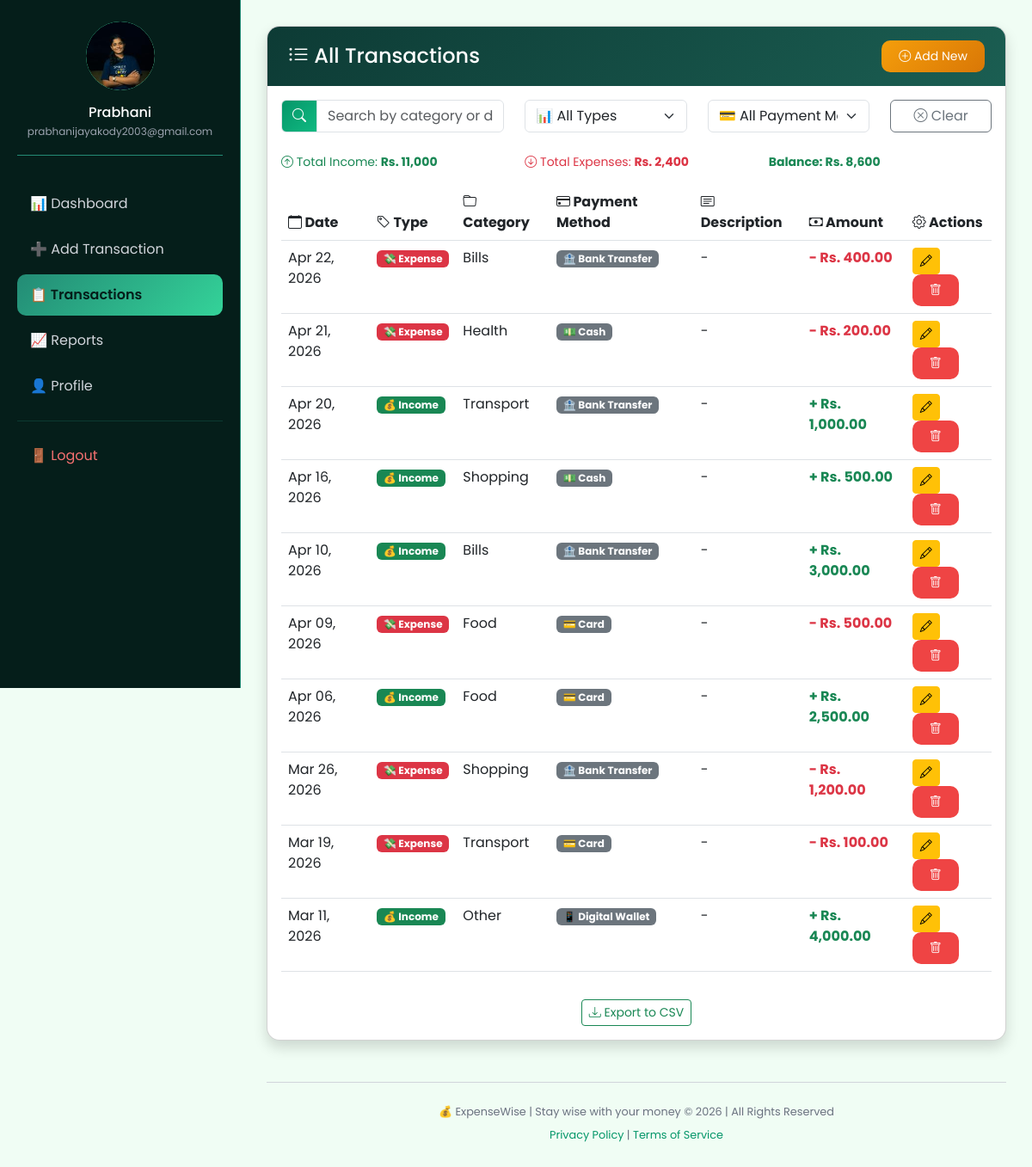
Screenshot of /transactions/list/ (signed in) with the database file from the repository.
### accounts/models.py (models this page shows, shortened)
class Profile(models.Model):
    user = models.OneToOneField(User, on_delete=models.CASCADE)
    profile_picture = models.ImageField(
        default='default.jpg',
        upload_to='profile_pics',
        null=True,
        blank=True
    )
    bio = models.TextField(max_length=500, blank=True, default='')
    phone = models.CharField(max_length=15, blank=True, default='')
    address = models.CharField(max_length=200, blank=True, default='')

### transactions/models.py (models this page shows, shortened)
class Transaction(models.Model):
    TYPE_CHOICES = [
        ('income', 'Income'),
        ('expense', 'Expense'),
    ]
    PAYMENT_CHOICES = [
        ('Cash', '💵 Cash'),
        ('Card', '💳 Card'),
        ('Bank Transfer', '🏦 Bank Transfer'),
        ('Digital Wallet', '📱 Digital Wallet'),
        ('Loan/Credit', '🏦 Loan/Credit'),
        ('Other', '📝 Other'),
    ]
    user = models.ForeignKey(User, on_delete=models.CASCADE)
    type = models.CharField(max_length=10, choices=TYPE_CHOICES)
    amount = models.DecimalField(max_digits=10, decimal_places=2)
    category = models.ForeignKey(Category, on_delete=models.SET_NULL, null=True)
    payment_method = models.CharField(max_length=50, choices=PAYMENT_CHOICES, blank=True, null=True, default='Cash')
    description = models.TextField(blank=True)
    date = models.DateField()
    created_at = models.DateTimeField(auto_now_add=True)

class Category(models.Model):
    name = models.CharField(max_length=100)

### transactions/views.py (the view)
# urls.py: path('list/', views.transaction_list, name='transaction_list'),
@login_required
def transaction_list(request):
    transactions = Transaction.objects.filter(user=request.user).order_by('-date')
    return render(request, 'transactions/list.html', {'transactions': transactions})

### transactions/templates/transactions/list.html (shortened to what this page needs)
{% extends 'side_bar.html' %}
{% load humanize %}
{% block dashboard_content %}
<div class="card shadow">
    <div class="card-header d-flex justify-content-between align-items-center">
        <h4 class="mb-0"><i class="bi bi-list-ul"></i> All Transactions</h4>
        <a href="{% url 'add_transaction' %}" class="btn btn-primary btn-sm">
            <i class="bi bi-plus-circle"></i> Add New
        </a>
    </div>
    <div class="card-body">
        <div class="row mb-4">
            <div class="col-md-4">
                <div class="input-group">
                    <span class="input-group-text" style="background: linear-gradient(135deg, #059669, #10b981); color: white;">
                        <i class="bi bi-search"></i>
                    </span>
                    <input type="text" id="searchInput" class="form-control" placeholder="Search by category or description...">
                </div>
            </div>
            <div class="col-md-3">
                <select id="typeFilter" class="form-select">
                    <option value="all">📊 All Types</option>
                </select>
            </div>
            <div class="col-md-3">
                <select id="paymentFilter" class="form-select">
                    <option value="all">💳 All Payment Methods</option>
                </select>
            </div>
            <div class="col-md-2">
                <button id="clearFilters" class="btn btn-outline-secondary w-100">
                    <i class="bi bi-x-circle"></i> Clear
                </button>
            </div>
        </div>
        <div class="row mb-3">
            <div class="col-md-4">
                <div class="small text-success">
                    <i class="bi bi-arrow-up-circle"></i> Total Income: <strong id="filteredIncome">Rs. 0</strong>
                </div>
            </div>
            <div class="col-md-4">
                <div class="small text-danger">
                    <i class="bi bi-arrow-down-circle"></i> Total Expenses: <strong id="filteredExpense">Rs. 0</strong>
                </div>
            </div>
            <div class="col-md-4">
                <div class="small fw-bold" id="filteredBalance">
                </div>
            </div>
        </div>
        <div class="table-responsive">
            <table class="table table-hover" id="transactionsTable">
                <thead style="background: linear-gradient(135deg, #0D3B35, #1B5E52); color: white;">
                    <tr>
                        <th><i class="bi bi-calendar"></i> Date</th>
                        <th><i class="bi bi-tag"></i> Type</th>
                        <th><i class="bi bi-folder"></i> Category</th>
                        <th><i class="bi bi-credit-card"></i> Payment Method</th>
                        <th><i class="bi bi-card-text"></i> Description</th>
                        <th><i class="bi bi-cash"></i> Amount</th>
                        <th><i class="bi bi-gear"></i> Actions</th>
                    </tr>
                </thead>
                <tbody>
                    {% for t in transactions %}
                    <tr data-type="{{ t.type }}" data-category="{{ t.category.name|lower }}" data-description="{{ t.description|lower }}" data-date="{{ t.date|date:'Y-m-d' }}" data-amount="{{ t.amount }}" data-payment="{{ t.payment_method }}">
                        <td>{{ t.date|date:"M d, Y" }}</td>
                        <td>
                            {% if t.type == 'income' %}
                                <span class="badge bg-success">💰 Income</span>
                            {% else %}
                                <span class="badge bg-danger">💸 Expense</span>
                            {% endif %}
                        </td>
                        <td>{{ t.category.name|default:"-" }}</td>
                        <td>
                            {% if t.payment_method %}
                                <span class="badge bg-secondary">
                                    {% if t.payment_method == 'Cash' %}💵
                                    {% elif t.payment_method == 'Card' %}💳
                                    {% elif t.payment_method == 'Bank Transfer' %}🏦
                                    {% elif t.payment_method == 'Digital Wallet' %}📱
                                    {% elif t.payment_method == 'Loan/Credit' %}🏦
                                    {% else %}📝
                                    {% endif %}
                                    {{ t.payment_method }}
                                </span>
                            {% else %}
                                <span class="badge bg-secondary">📝 Not specified</span>
                            {% endif %}
                        </td>
                        <td>{{ t.description|default:"-"|truncatechars:30 }}</td>
                        <td class="{% if t.type == 'income' %}text-success{% else %}text-danger{% endif %} fw-bold">
                            {% if t.type == 'income' %}+{% else %}-{% endif %} Rs. {{ t.amount|floatformat:2|intcomma }}
                        </td>
                        <td>
                            <a href="{% url 'edit_transaction' t.pk %}" class="btn btn-warning btn-sm" title="Edit">
                                <i class="bi bi-pencil"></i>
                            </a>
                            <a href="{% url 'delete_transaction' t.pk %}" class="btn btn-danger btn-sm" title="Delete">
                                <i class="bi bi-trash"></i>
                            </a>
                        </td>
                    </tr>
                    {% endfor %}
                </tbody>
            </table>
        </div>
        <div class="text-center mt-3">
            <button id="exportBtn" class="btn btn-outline-success btn-sm">
                <i class="bi bi-download"></i> Export to CSV
            </button>
        </div>
    </div>
</div>
{% endblock %}

### templates/side_bar.html (shortened to what this page needs)
<!DOCTYPE html>
<html lang="en">
<head>
    <link href="https://cdn.jsdelivr.net/npm/bootstrap@5.3.0-alpha1/dist/css/bootstrap.min.css" rel="stylesheet">
    <link rel="stylesheet" href="https://cdn.jsdelivr.net/npm/bootstrap-icons@1.11.1/font/bootstrap-icons.css">
</head>
<body>
    <div class="sidebar">
        <div class="sidebar-header" onclick="location.href='{% url 'profile' %}'">
            <div class="avatar">
            {% if user.profile.profile_picture and user.profile.profile_picture.name != 'default.jpg' %}
                <img src="{{ user.profile.profile_picture.url }}" alt="Profile">
            {% else %}
                <i class="bi bi-person-circle"></i>
            {% endif %}
            </div>
            <h5>{{ user.username }}</h5>
            <small>{{ user.email }}</small>
        </div>
        <a href="{% url 'dashboard' %}" class="{% if request.resolver_match.url_name == 'dashboard' %}active{% endif %}">
            📊 Dashboard
        </a>
        <a href="{% url 'add_transaction' %}" class="{% if request.resolver_match.url_name == 'add_transaction' %}active{% endif %}">
            ➕ Add Transaction
        </a>
        <a href="{% url 'transaction_list' %}" class="{% if request.resolver_match.url_name == 'transaction_list' %}active{% endif %}">
            📋 Transactions
        </a>
        <a href="{% url 'reports' %}" class="{% if request.resolver_match.url_name == 'reports' %}active{% endif %}">
            📈 Reports
        </a>
        <a href="{% url 'profile' %}" class="{% if request.resolver_match.url_name == 'profile' %}active{% endif %}">
            👤 Profile
        </a>
        <hr>
        <a href="{% url 'logout' %}" class="logout-btn">🚪 Logout</a>
    </div>
    <div class="main-content">
        {% block dashboard_content %}
        {% endblock %}
        <div class="footer">
            <p>💰 ExpenseWise | Stay wise with your money © 2026 | All Rights Reserved</p>
            <p>
                <a href="#">Privacy Policy</a> | <a href="#">Terms of Service</a>
            </p>
        </div>
    </div>
</body>
</html>

### templates/side_bar.html (style rules this page uses)
* { margin: 0; padding: 0; box-sizing: border-box; }
body { font-family: 'Poppins', sans-serif; background: #F0FDF4; min-height: 100vh; }
.sidebar { width: 280px; min-height: 100vh; background: #051E1A; padding: 25px 20px; position: fixed; top: 0; left: 0; border-right: 1px solid #238B75; overflow-y: auto; }
.sidebar-header { text-align: center; margin-bottom: 2rem; padding-bottom: 1rem; border-bottom: 1px solid #238B75; cursor: pointer; }
.avatar { width: 80px; height: 80px; margin: 0 auto 1rem; border-radius: 50%; overflow: hidden; transition: all 0.3s; background: linear-gradient(135deg, #34D399, #6EE7B7); display: flex; align-items: center; justify-content: center; }
.avatar img { width: 100%; height: 100%; object-fit: cover; border-radius: 50%; }
.sidebar h5 { color: white; margin-bottom: 0; font-size: 1rem; }
.sidebar small { color: #9CA3AF; font-size: 0.75rem; }
.sidebar hr { margin: 1rem 0; background: #238B75; height: 1px; border: none; }
.sidebar a { display: flex; align-items: center; gap: 12px; color: #D1D5DB; text-decoration: none; padding: 12px 15px; border-radius: 10px; margin-bottom: 5px; transition: all 0.3s; }
.sidebar a.active { background: linear-gradient(135deg, #238B75, #34D399); color: #051E1A; font-weight: 600; }
.logout-btn { color: #F87171 !important; }
.main-content { margin-left: 280px; padding: 30px; min-height: 100vh; }
.card { background: white; border-radius: 15px; overflow: hidden; box-shadow: 0 2px 10px rgba(0,0,0,0.05); }
.card-header { background: linear-gradient(135deg, #0D3B35, #1B5E52); color: white; padding: 1rem 1.5rem; border: none; }
.btn-primary { background: linear-gradient(135deg, #F59E0B, #D97706); border: none; padding: 8px 20px; border-radius: 10px; color: white; text-decoration: none; display: inline-block; }
.btn-danger { background: #EF4444; border: none; padding: 8px 20px; border-radius: 10px; color: white; text-decoration: none; display: inline-block; }
.footer { margin-top: 3rem; padding-top: 1.5rem; border-top: 1px solid #D1D5DB; text-align: center; }
.footer p { color: #6B7280; font-size: 0.8rem; margin-bottom: 0.5rem; }
.footer a { color: #059669; text-decoration: none; font-size: 0.8rem; }

### rows the page displays
Transaction: date "Apr 22, 2026", type "💸 Expense", category.name "Bills", payment_method "Bank Transfer", description "-", amount "400.00"
Transaction: date "Apr 21, 2026", type "💸 Expense", category.name "Health", payment_method "Cash", description "-", amount "200.00"
Transaction: date "Apr 20, 2026", type "💰 Income", category.name "Transport", payment_method "Bank Transfer", description "-", amount "1,000.00"
Transaction: date "Apr 16, 2026", type "💰 Income", category.name "Shopping", payment_method "Cash", description "-", amount "500.00"
Transaction: date "Apr 10, 2026", type "💰 Income", category.name "Bills", payment_method "Bank Transfer", description "-", amount "3,000.00"
Transaction: date "Apr 09, 2026", type "💸 Expense", category.name "Food", payment_method "Card", description "-", amount "500.00"
Transaction: date "Apr 06, 2026", type "💰 Income", category.name "Food", payment_method "Card", description "-", amount "2,500.00"
Transaction: date "Mar 26, 2026", type "💸 Expense", category.name "Shopping", payment_method "Bank Transfer", description "-", amount "1,200.00"
Transaction: date "Mar 19, 2026", type "💸 Expense", category.name "Transport", payment_method "Card", description "-", amount "100.00"
Transaction: date "Mar 11, 2026", type "💰 Income", category.name "Other", payment_method "Digital Wallet", description "-", amount "4,000.00"

### other values shown
{{ user.username }} "Prabhani"
{{ user.email }} "prabhanijayakody2003@gmail.com"
